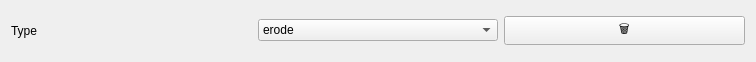
<?xml version="1.0" encoding="UTF-8"?>
<ui version="4.0">
 <class>StratigraphicUnitWidget</class>
 <widget class="QWidget" name="StratigraphicUnitWidget">
  <property name="geometry">
   <rect>
    <x>0</x>
    <y>0</y>
    <width>756</width>
    <height>62</height>
   </rect>
  </property>
  <layout class="QGridLayout" name="gridLayout">
   <item row="0" column="2">
    <widget class="QPushButton" name="buttonDelete">
     <property name="toolTip">
      <string>Delete this unit</string>
     </property>
     <property name="text">
      <string>🗑️</string>
     </property>
    </widget>
   </item>
   <item row="0" column="1">
    <widget class="QComboBox" name="comboBoxUnconformityType">
     <property name="toolTip">
      <string>Select unconformity type</string>
     </property>
     <item>
      <property name="text">
       <string>erode</string>
      </property>
     </item>
     <item>
      <property name="text">
       <string>onlap</string>
      </property>
     </item>
    </widget>
   </item>
   <item row="0" column="0">
    <widget class="QLabel" name="labelName">
     <property name="text">
      <string>Type</string>
     </property>
    </widget>
   </item>
  </layout>
 </widget>
 <resources/>
 <connections/>
</ui>
